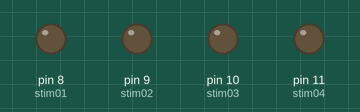
The sketch below on a simulated Arduino Uno, built with avr-gcc and run on an emulated ATmega328P. Shown: output pins drawn as LEDs (lit = HIGH).

Above: at 0.5 s.
At 3.5 s:
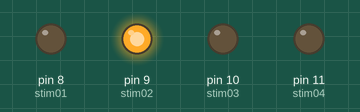
At 5.5 s:
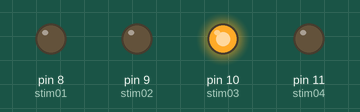
At 7.5 s:
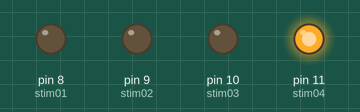
At 9.5 s:
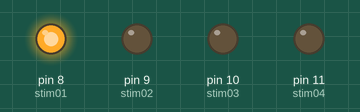
Timing chart, 0 to 10.4 s (numbered marks = the images above):
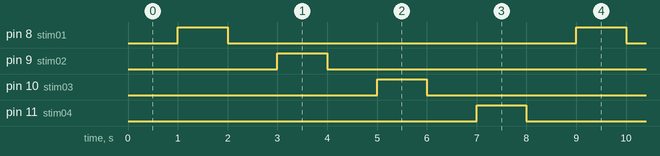

Measured:
- by itself, pin 8 (stim01), pin 9 (stim02), pin 10 (stim03), pin 11 (stim04): alternates HIGH for 1.0 s and LOW for 7.0 s
- by itself, everything shown: repeats every 8.0 s, in 8 steps

The sketch:

sample_send.ino
```cpp
const int stim01 = 8;
const int stim02 = 9;
const int stim03= 10;
const int stim04 = 11;

void setup() {
  // put your setup code here, to run once:
  Serial.begin(9600);
  pinMode(stim01, OUTPUT);
  pinMode(stim02, OUTPUT);
  pinMode(stim03, OUTPUT);
  pinMode(stim04, OUTPUT);
}


void loop() {
  // put your main code here, to run repeatedly:

  delay(1000);
  digitalWrite(stim01,HIGH);
  delay(1000);
  digitalWrite(stim01,LOW);
   delay(1000);
  digitalWrite(stim02,HIGH);
  delay(1000);
  digitalWrite(stim02,LOW);
  delay(1000);
  digitalWrite(stim03,HIGH);
  delay(1000);
  digitalWrite(stim03,LOW);
  delay(1000);
  digitalWrite(stim04,HIGH);
  delay(1000);
  digitalWrite(stim04,LOW);


}
```
